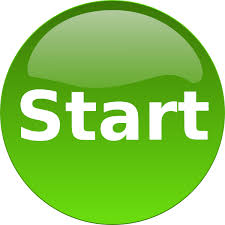
%> input picture MATLAB/app/Start.jpg, 225 x 225 px
$ octave --eval "result = colorDetect(imread('app/Start.jpg'));"   (GNU Octave 9; MATLAB toolbox functions it lacks are replaced by stand-ins)
%> lines starting %> are read from the running program, lines starting %| are printed output that depends on the picture; in (x1, y1, x2, y2) boxes, pixels count from 0 and x2, y2 are one past the last pixel; in counts of white or black regions, pixels touching at a corner belong together; the program's own positions count from 1
function objects = colorDetect(image, threshold, blob)
    % Detects objects which aren't white

    if nargin < 2
        threshold = 0.15;
    end
    if nargin < 3
        blob = 100;
    end

    % First we do a series of image filtering steps
    % Covnert to HSV color space
    im_hsv = rgb2hsv(image);
%> im_hsv: size 225x225x3 double; mean H, S, V 0.231, 0.56, 0.8
    % Filter based on saturation value
    im_sat = im_hsv(:,:,2) >= threshold;
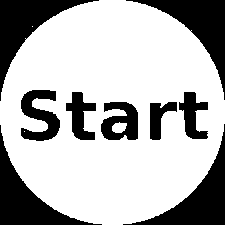
%> im_sat: size 225x225 logical; 70.7% white; 9 black regions, largest, box (x1, y1, x2, y2) and area: (123, 124, 225, 225) 2682, (0, 125, 102, 225) 2673, (0, 0, 99, 101) 2667
    % Use a filter to de-noise the image
    im_noiseless = medfilt2(im_sat);
%> im_noiseless: size 225x225 logical; 70.7% white; 9 black regions
    % Remove small objects (which the noise filter can't remove)
    im_objs = bwareaopen(im_noiseless, blob);

    % Next, we need to identify the objects in the image
    objects = regionprops(im_objs, 'BoundingBox', 'Centroid');
%> objects = 2 regions; box (x1, y1, x2, y2) and Centroid: (0, 0, 225, 225) [113.4 112.3], (112, 123, 127, 133) [119.6 128.2]
%> `result = colorDetect(imread('app/Start.jpg'));`: result has the same summary as objects in colorDetect

end
